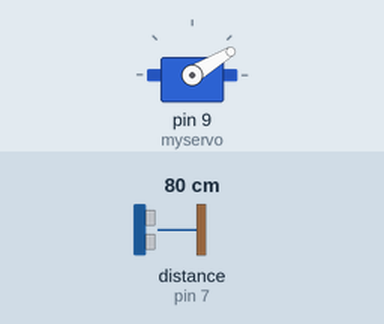
The sketch below on a simulated Arduino Uno, built with avr-gcc and run on an emulated ATmega328P. Parts: servo. Wiring (inferred from the names in the program): ultrasonic range finder: trigger pin 8; echo pin 7. The test bench sets the inputs (shaded band); at power-on: distance to the obstacle (sensor on pin 7) 80 cm. The echo pulse lasts 58.3 µs per cm; what the sketch prints to the serial monitor is not drawn.

Above: at 1.26 s.
1.3 s: distance to the obstacle (sensor on pin 7) set to 2 cm
4.3 s: distance to the obstacle (sensor on pin 7) set to 299 cm
At 4.49 s:
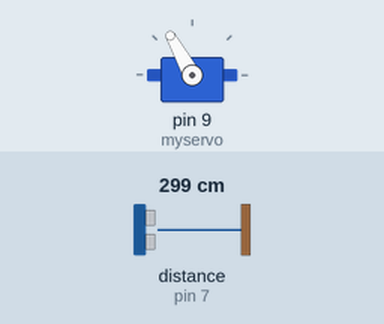
7.3 s: distance to the obstacle (sensor on pin 7) set to 4 cm
At 10.51 s:
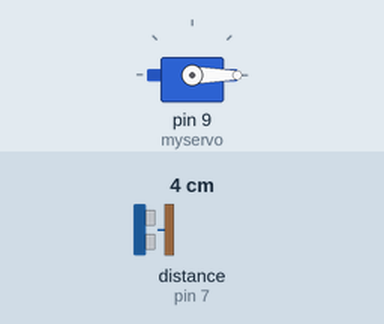
Timing chart, 0 to 16.3 s (numbered marks = the images above; inputs shaded):
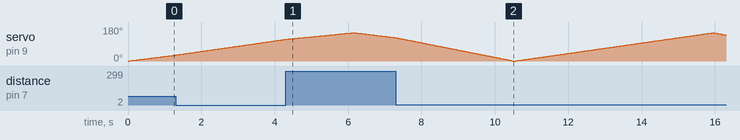

The sketch:

ArduinoDistanceSensor.ino
```cpp
#include <Servo.h>
#define echoPin 7 // Echo Pin
#define trigPin 8 // Trigger Pin
Servo myservo;
int pos = 0;
boolean connected = false;
int incomingByte = 0;
byte b= B00000000;
int maximumRange = 200; // Maximum range needed
int minimumRange = 0; // Minimum range needed
long duration, distance; // Duration used to calculate distance

void setup()
{
  Serial.begin(9600);
  myservo.attach(9);
  pinMode(trigPin, OUTPUT);
  pinMode(echoPin, INPUT);

}

void loop()
{
  for(pos = 0; pos < 150; pos += 1)
  {
    myservo.write(pos);
    b = pos;
    Serial.print(b);
    Serial.write(b);

    digitalWrite(trigPin, LOW);
    delayMicroseconds(2);
    digitalWrite(trigPin, HIGH);
    delayMicroseconds(10);
    digitalWrite(trigPin, LOW);
    duration = pulseIn(echoPin, HIGH);
    delay(10);
    distance = duration/58.2;
    if (distance >= maximumRange || distance <= minimumRange){
      Serial.print("k");
      Serial.print(distance);
      Serial.print("k");
//      b=200;
//      Serial.write(b);
    }
    else {
       Serial.print(b);
      b = int(distance);
      Serial.print(b);
      Serial.write(b);
    }
  delay(25);
  }
  for(pos = 150; pos>=0; pos-=1)
  {
    myservo.write(pos);
    b = pos;
    Serial.write(b);

    digitalWrite(trigPin, LOW);
    delayMicroseconds(2);
    digitalWrite(trigPin, HIGH);
    delayMicroseconds(10);
    digitalWrite(trigPin, LOW);
    duration = pulseIn(echoPin, HIGH);

    distance = duration/58.2;
    if (distance >= maximumRange || distance <= minimumRange){
//      b=300;
//      Serial.write(b);
    }
    else {
      Serial.print(b);
      b = int(distance);
      Serial.print(b);
      Serial.write(b);
    }
 delay(25);
  }
}
```
